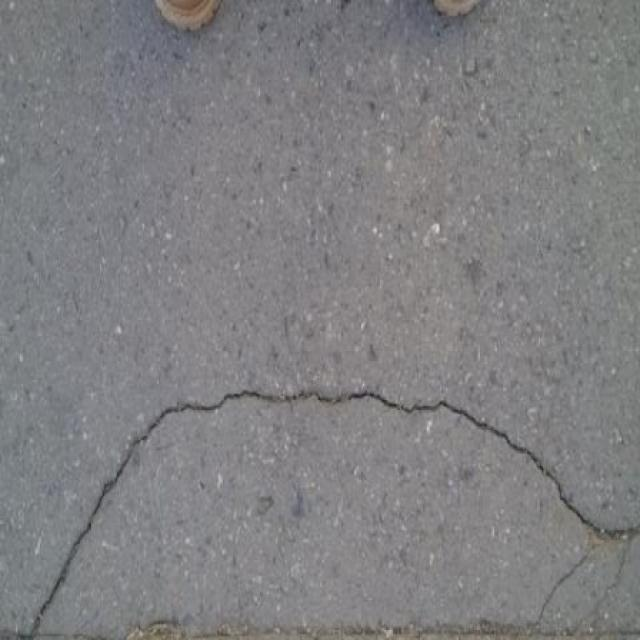
#> input picture data/CFD_004_jpg.rf.72a5b2bcbc2d43d32928b5be4c04df23.jpg, 640 x 640 px; its folder holds only this picture in this run
$ jupyter execute roadcrackerCV.ipynb
#> lines starting #> are read from the running program, lines starting #| are printed output that depends on the picture; after the words box and inside, x2 and y2 are one past the last pixel; in counts of white or black regions, pixels touching at a corner belong together
#> in process, img is the input picture: shape (640, 640, 3); mean B, G, R 129.5, 127.4, 127.7
[cell 1]
import cv2
import os
import random
from matplotlib import pyplot as plt
import numpy as np

[cell 2]
def brightness(img):
    def average_with_noise_removal(numbers):
        valid_numbers = [n for n in numbers if 30 <= n <= 120]
        if len(valid_numbers) == 0:
            return 0
        mean = sum(valid_numbers) / len(valid_numbers)
        std_dev = (sum([(x - mean) ** 2 for x in valid_numbers]) / len(valid_numbers)) ** 0.5
        filtered_numbers = [n for n in valid_numbers if abs(n - mean) <= std_dev]

        return sum(filtered_numbers) / len(filtered_numbers) if filtered_numbers else 0

    def check_brightness(image):
        hsv_image = cv2.cvtColor(image, cv2.COLOR_BGR2HSV)
#> hsv_image: shape (640, 640, 3); mean H, S, V 106.2, 8.4, 130.4
        v_channel = hsv_image[:, :, 2]
        corners = [v_channel[0, 0], v_channel[0, -1], v_channel[-1, 0], v_channel[-1, -1]]
#> corners = [120, 121, 96, 126]
        corners_non_zero = all(corner > 0 for corner in corners)
#> corners_non_zero = True
        any_pixel_brighter_than = np.any(v_channel > 40)
#> any_pixel_brighter_than = True

        return corners_non_zero and any_pixel_brighter_than, average_with_noise_removal(corners)
#> in average_with_noise_removal, `valid_numbers = [n for n in numbers if 30 <= n <= 120]`: valid_numbers = [120, 96]
#> in average_with_noise_removal, `mean = sum(valid_numbers) / len(valid_numbers)`: mean = 108
#> in average_with_noise_removal, `std_dev = (sum([(x - mean) ** 2 for x in valid_numbers]) / len(valid_n..`: std_dev = 12
#> in average_with_noise_removal, `filtered_numbers = [n for n in valid_numbers if abs(n - mean) <= std_d..`: filtered_numbers = [120, 96]

    status, value = check_brightness(img)
#> status = True; value = 108
    if status:
        hsv = cv2.cvtColor(img, cv2.COLOR_BGR2HSV)
        value = - int(value)
#> value = -108
        h, s, v = cv2.split(hsv)
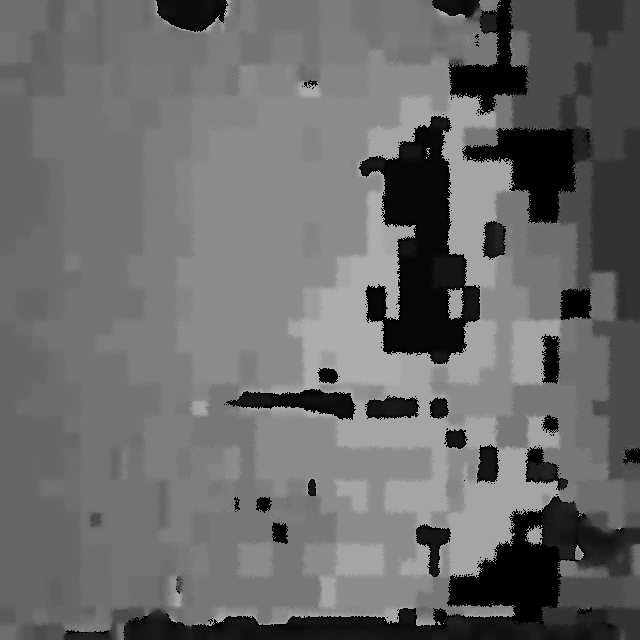
#> h: shape (640, 640); min 0, max 177, mean 106.2
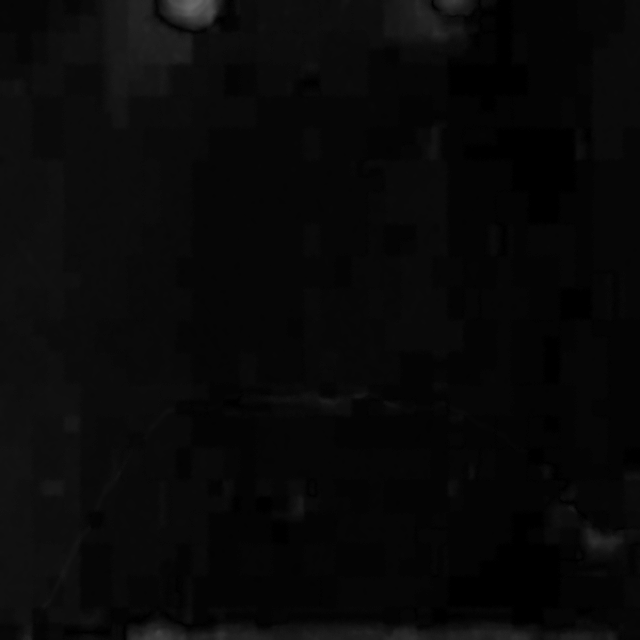
#> s: shape (640, 640); min 0, max 105, mean 8.4
        v = cv2.add(v, value)
        v[v > 255] = 255
        v[v < 0] = 0
        final_hsv = cv2.merge((h, s, v))
#> final_hsv: shape (640, 640, 3); mean H, S, V 106.2, 8.4, 22.6
        img = cv2.cvtColor(final_hsv, cv2.COLOR_HSV2BGR)
    return img

[cell 3]
def process_contours(closing, max_area_thresh, max_len_thresh, max_contours):
    area_thresh = 10
    len_thresh = 10

    rows, cols = closing.shape

    # 创建一个副本以进行操作
    processed_img = closing.copy()

    # 遍历图像的每一个像素
    for i in range(1, rows-1):
        for j in range(1, cols-1):
            # 仅针对白色像素
            if closing[i, j] == 255:
                # 获取四邻域像素值
                up = closing[i-1, j]
                down = closing[i+1, j]
                left = closing[i, j-1]
                right = closing[i, j+1]

                # 检查是否只与上下或左右相邻
                if (up == 255 and down == 255 and left != 255 and right != 255) or \
                        (up != 255 and down != 255 and left == 255 and right == 255):
                    processed_img[i, j] = 0  # 移除该像素点

    closing = processed_img.copy()

    contours, _ = cv2.findContours(closing, cv2.RETR_TREE, cv2.CHAIN_APPROX_SIMPLE)
    while len(contours) >= max_contours and (area_thresh < max_area_thresh or len_thresh < max_len_thresh):
        for contour in contours:
            area = cv2.contourArea(contour)
            arealen = cv2.arcLength(contour, True)
            if area < area_thresh or arealen < len_thresh:
                cv2.drawContours(closing, [contour], -1, 0, thickness=cv2.FILLED)

        contours, _ = cv2.findContours(closing, cv2.RETR_TREE, cv2.CHAIN_APPROX_SIMPLE)

        if area_thresh < max_area_thresh:
            area_thresh += 1
        if len_thresh < max_len_thresh:
            len_thresh += 1

    return closing

[cell 4]
def process(img_path):
    img = cv2.imread(img_path)
    ori = img
    img = cv2.medianBlur(img, 5)
    img = cv2.bilateralFilter(img, 5, 75, 75)
    img = brightness(img)

    k = np.ones((5, 5), dtype=np.uint8)
    open = cv2.morphologyEx(img, cv2.MORPH_OPEN, k, iterations=2)

    contours = []
    clipLimitA=2.0
    while len(contours) <= 30:
        clahe = cv2.createCLAHE(clipLimit=clipLimitA, tileGridSize=(16,16))
        cl1 = clahe.apply(cv2.cvtColor(open, cv2.COLOR_BGR2GRAY))
        edges = cv2.Canny(cl1, 70, 200)
        kernel = np.ones((5, 5), np.uint8)
        closing = cv2.morphologyEx(edges, cv2.MORPH_CLOSE, kernel, iterations=3)
        contours, _ = cv2.findContours(closing, cv2.RETR_TREE, cv2.CHAIN_APPROX_SIMPLE)
        clipLimitA = clipLimitA + 1
#> this loop made 3 passes
#> pass 1, in process, `edges = cv2.Canny(cl1, 70, 200)`:
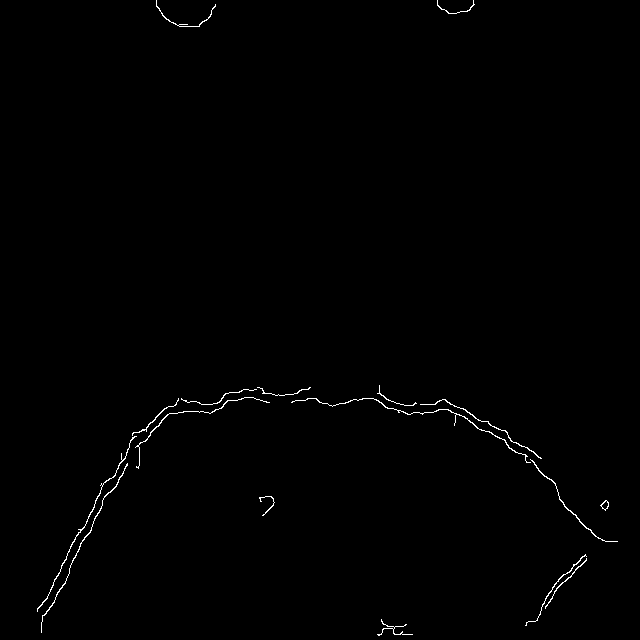
#> edges: shape (640, 640); 0.54% white in thin lines or dots
#> pass 1, in process, `closing = cv2.morphologyEx(edges, cv2.MORPH_CLOSE, kernel, iterations=3)`:
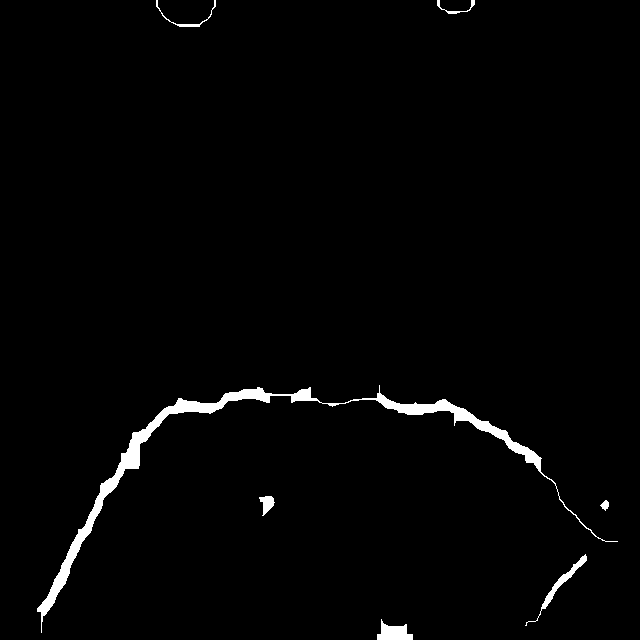
#> closing: shape (640, 640); 1.7% white; 7 white regions, largest, box (x1, y1, x2, y2) and area: (37, 385, 618, 633) 5781, (377, 619, 413, 640) 450, (525, 554, 587, 626) 418
#> after the loop:
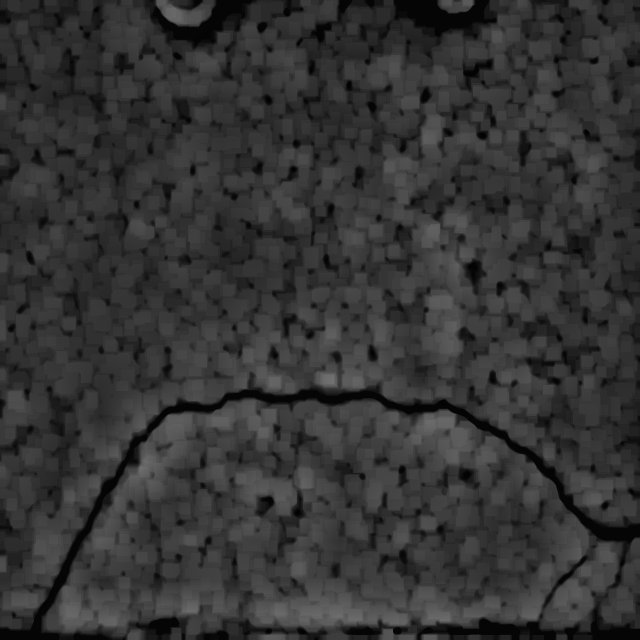
#> cl1: shape (640, 640); min 1, max 114, mean 52.1
#> after the loop:
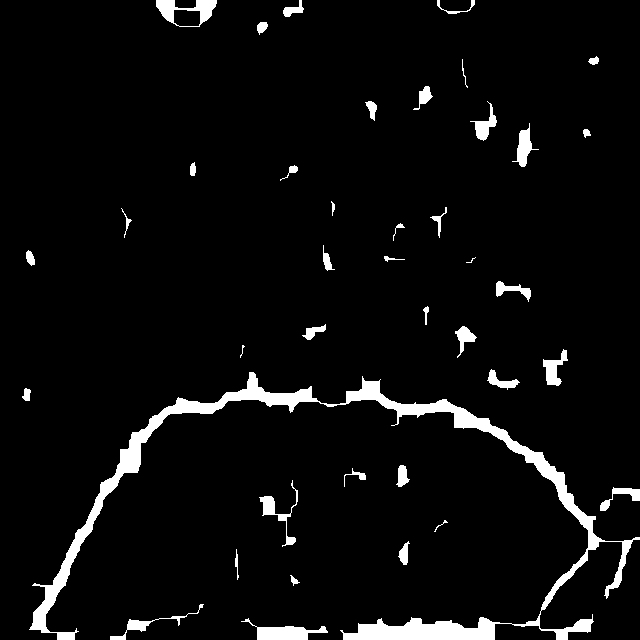
#> closing: shape (640, 640); 4.8% white; 40 white regions (2 under 20 px), largest, box (x1, y1, x2, y2) and area: (29, 372, 640, 640) 12725, (241, 618, 328, 640) 774, (156, 0, 217, 27) 733
#> after the loop:
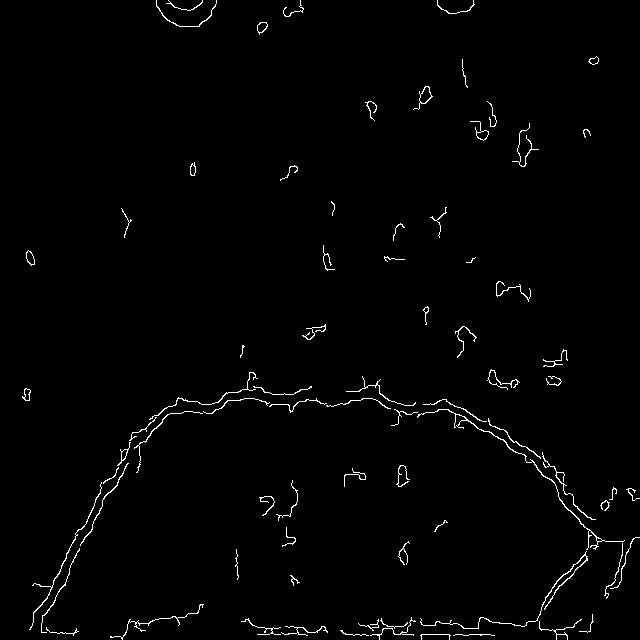
#> edges: shape (640, 640); 1.4% white in thin lines or dots
#> after the loop, clipLimitA = 5

    max_area_thresh = 200
    max_len_thresh = 200
    max_contours = 1

    closing = process_contours(closing, max_area_thresh, max_len_thresh, max_contours)
#> after the loop in process_contours, `for i in range(1, rows-1):`:
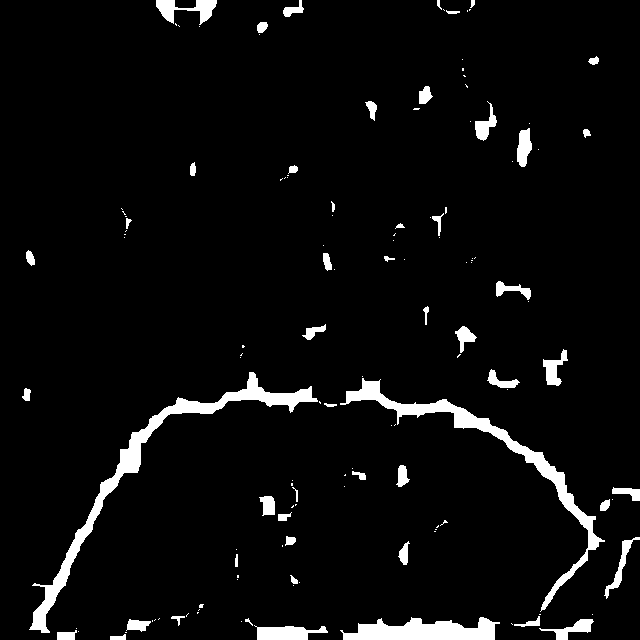
#> processed_img: shape (640, 640); 4.8% white; 134 white regions (82 under 20 px)
#> in process_contours, `contours, _ = cv2.findContours(closing, cv2.RETR_TREE, cv2.CHAIN_APPRO..`: contours = 134 contours, 88 with area under 20; largest, box (x1, y1, x2, y2) and area: (29, 372, 318, 633) 4450, (340, 378, 605, 612) 3742, (340, 617, 500, 640) 2273, (254, 625, 328, 640) 662, (156, 0, 217, 25) 614
#> after the loop in process_contours, `while len(contours) >= max_contours and (area_thresh < max_area_thresh..`:
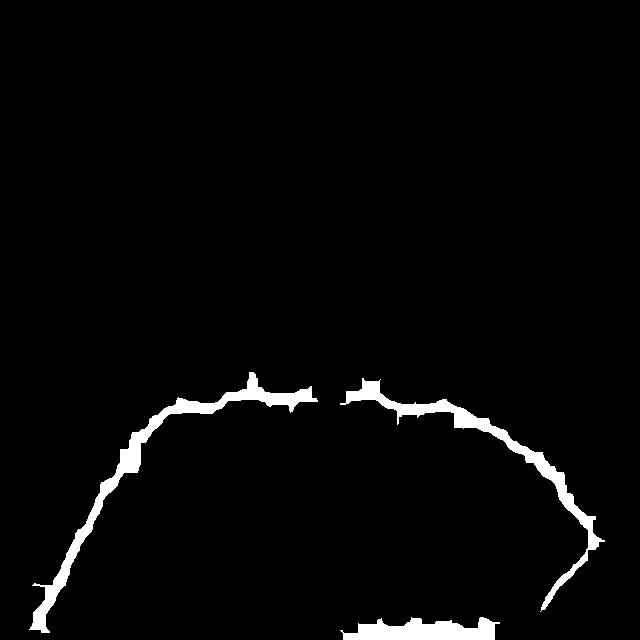
#> closing: shape (640, 640); 2.8% white; 3 white regions
#> after the loop in process_contours, `while len(contours) >= max_contours and (area_thresh < max_area_thresh..`: area_thresh = 200

    contours, hierarchy = cv2.findContours(closing, cv2.RETR_TREE, cv2.CHAIN_APPROX_SIMPLE)
#> contours = 3 contours; box (x1, y1, x2, y2) and area: (29, 372, 318, 633) 4450, (340, 378, 605, 612) 3742, (340, 617, 500, 640) 2273
    cv2.drawContours(img, contours, -1, (0, 0, 255), 1)
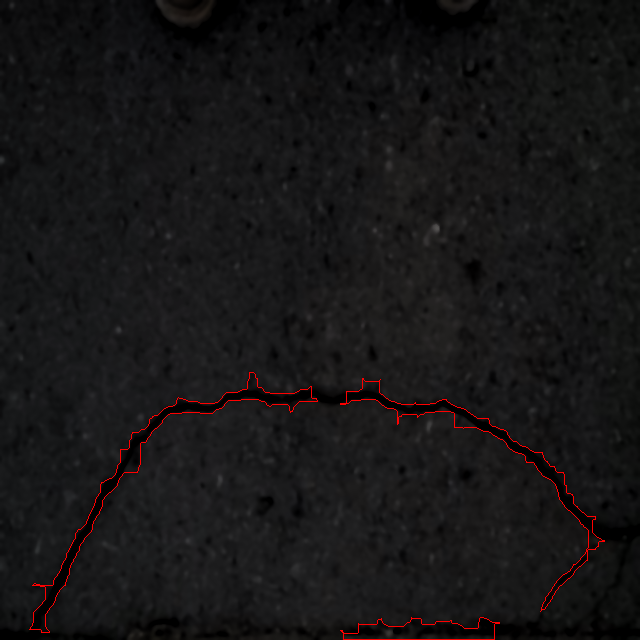
#> img: shape (640, 640, 3); mean B, G, R 22.2, 21.6, 23

    return ori, img, edges

folder_path = 'data'
jpg_files = [f for f in os.listdir(folder_path) if f.endswith('.jpg')]
random_file = random.choice(jpg_files)
img_path = os.path.join(folder_path, random_file)
ori, img, edges = process(img_path)
ori = cv2.cvtColor(ori, cv2.COLOR_BGR2RGB)
img = cv2.cvtColor(img, cv2.COLOR_BGR2RGB)
edges = cv2.cvtColor(edges, cv2.COLOR_GRAY2RGB)
#> edges: shape (640, 640, 3); 1.4% white in thin lines or dots

plt.figure(figsize=(20, 10))

plt.subplot(1, 3, 1)
plt.imshow(ori)
plt.title('Original Image')
plt.axis('off')

plt.subplot(1, 3, 2)
plt.imshow(img, cmap='gray')
plt.title('Detected Image')
plt.axis('off')

plt.subplot(1, 3, 3)
plt.imshow(edges)
plt.title('Edge Image')
plt.axis('off')

plt.show()

$ run again, on data/CFD_055_jpg.rf.264af0294dca343f32f4119adbb9c2c1.jpg
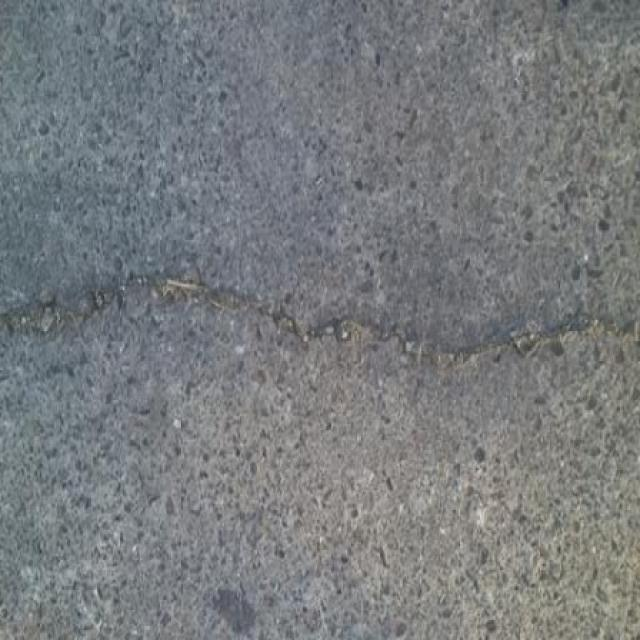
#> input picture data/CFD_055_jpg.rf.264af0294dca343f32f4119adbb9c2c1.jpg, 640 x 640 px
#> in process, img is the input picture: shape (640, 640, 3); mean B, G, R 125.9, 123.5, 120.1
#> hsv_image: shape (640, 640, 3); mean H, S, V 82.8, 18.8, 127.9
#> corners = [110, 98, 148, 90]
#> corners_non_zero = True
#> valid_numbers = [110, 98, 90]
#> mean = 99.33
#> std_dev = 8.22
#> filtered_numbers = [98]
#> in brightness, `status, value = check_brightness(img)`: status = True; value = 98
#> in brightness, `value = - int(value)`: value = -98
#> final_hsv: shape (640, 640, 3); mean H, S, V 82.8, 18.8, 30
#> after the loop in process, `while len(contours) <= 30:`: clipLimitA = 3
#> after the loop in process_contours, `for i in range(1, rows-1):`:
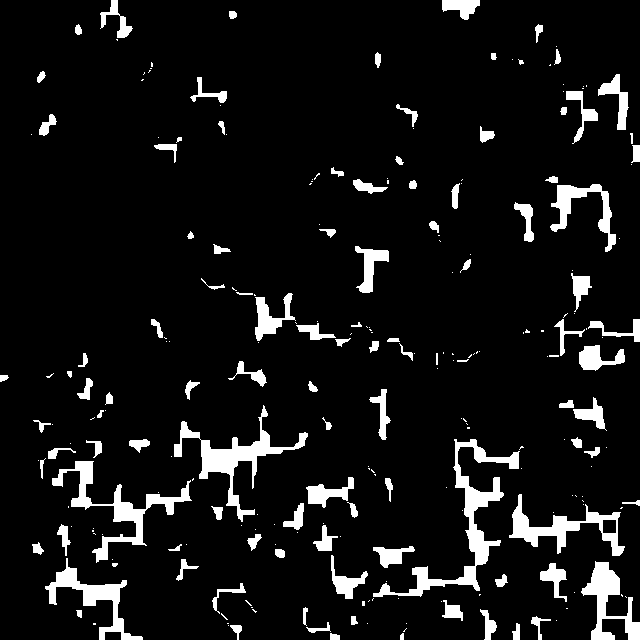
#> processed_img: shape (640, 640); 7.9% white; 243 white regions (134 under 20 px)
#> in process_contours, `contours, _ = cv2.findContours(closing, cv2.RETR_TREE, cv2.CHAIN_APPRO..`: contours = 244 contours, 146 with area under 20; largest, box (x1, y1, x2, y2) and area: (373, 439, 520, 597) 2950, (174, 405, 308, 522) 2375, (52, 461, 192, 563) 2180, (509, 494, 625, 556) 1930, (581, 561, 640, 640) 1621
#> after the loop in process_contours, `while len(contours) >= max_contours and (area_thresh < max_area_thresh..`: area_thresh = 200
#> in process, `contours, hierarchy = cv2.findContours(closing, cv2.RETR_TREE, cv2.CHA..`: contours = 8 contours; box (x1, y1, x2, y2) and area: (373, 439, 520, 597) 2950, (174, 405, 308, 522) 2375, (52, 461, 192, 563) 2180, (581, 561, 640, 640) 1621, (45, 558, 143, 640) 1578, (509, 494, 621, 554) 1434, (550, 184, 616, 252) 1152, (255, 293, 296, 341) 715
#> in process, `cv2.drawContours(img, contours, -1, (0, 0, 255), 1)`:
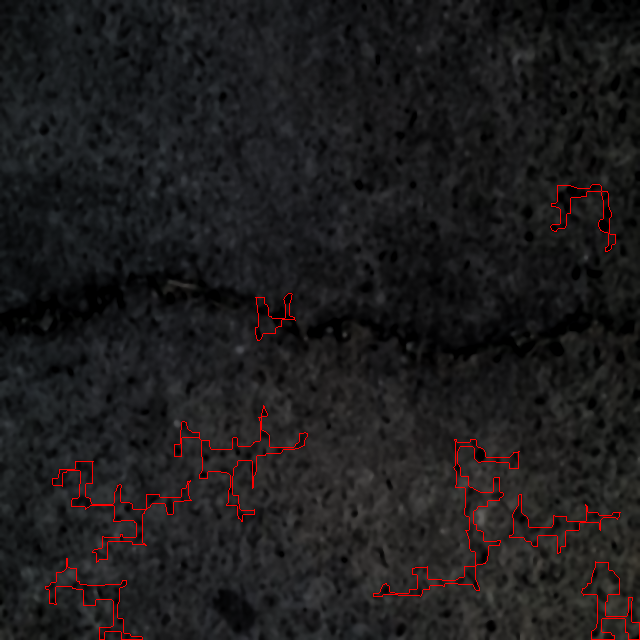
#> img: shape (640, 640, 3); mean B, G, R 29.1, 28.3, 30.1

$ run again, on data/CFD_061_jpg.rf.4d999515f2cd24501c8b3308b89e5345.jpg
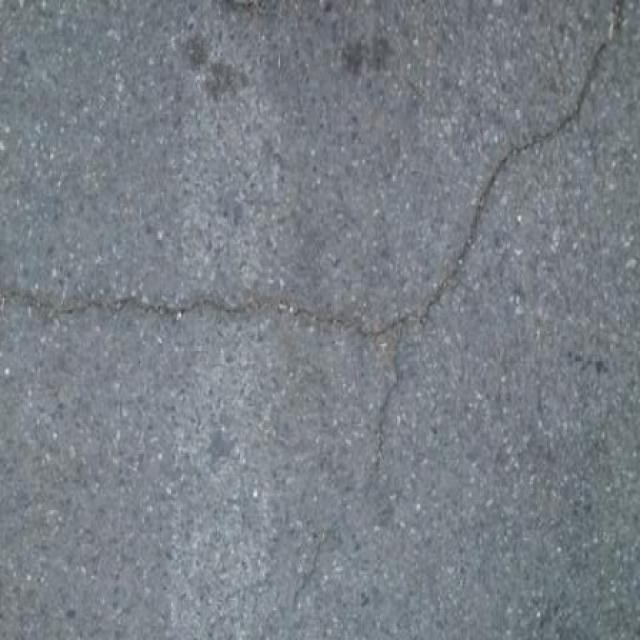
#> input picture data/CFD_061_jpg.rf.4d999515f2cd24501c8b3308b89e5345.jpg, 640 x 640 px
#> in process, img is the input picture: shape (640, 640, 3); mean B, G, R 135, 127.4, 121.2
#> hsv_image: shape (640, 640, 3); mean H, S, V 106.6, 26.2, 134.8
#> corners = [148, 113, 130, 117]
#> corners_non_zero = True
#> valid_numbers = [113, 117]
#> mean = 115
#> std_dev = 2
#> filtered_numbers = [113, 117]
#> in brightness, `status, value = check_brightness(img)`: status = True; value = 115
#> in brightness, `value = - int(value)`: value = -115
#> final_hsv: shape (640, 640, 3); mean H, S, V 106.6, 26.2, 20.1
#> after the loop in process, `while len(contours) <= 30:`: clipLimitA = 4
#> in process_contours, `contours, _ = cv2.findContours(closing, cv2.RETR_TREE, cv2.CHAIN_APPRO..`: contours = 161 contours, 105 with area under 20; largest, box (x1, y1, x2, y2) and area: (191, 204, 255, 239) 570, (582, 341, 609, 375) 525, (413, 279, 460, 319) 423, (199, 50, 224, 103) 410, (152, 298, 203, 325) 309
#> after the loop in process_contours, `while len(contours) >= max_contours and (area_thresh < max_area_thresh..`: area_thresh = 200
#> in process, `contours, hierarchy = cv2.findContours(closing, cv2.RETR_TREE, cv2.CHA..`: contours = 1 contour; box (x1, y1, x2, y2) and area: (191, 204, 255, 239) 570
#> in process, `cv2.drawContours(img, contours, -1, (0, 0, 255), 1)`:
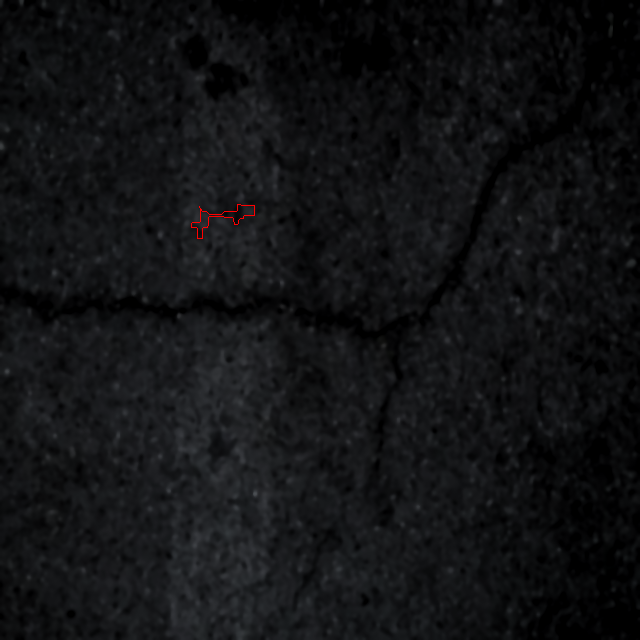
#> img: shape (640, 640, 3); mean B, G, R 20.1, 18.4, 17.7
